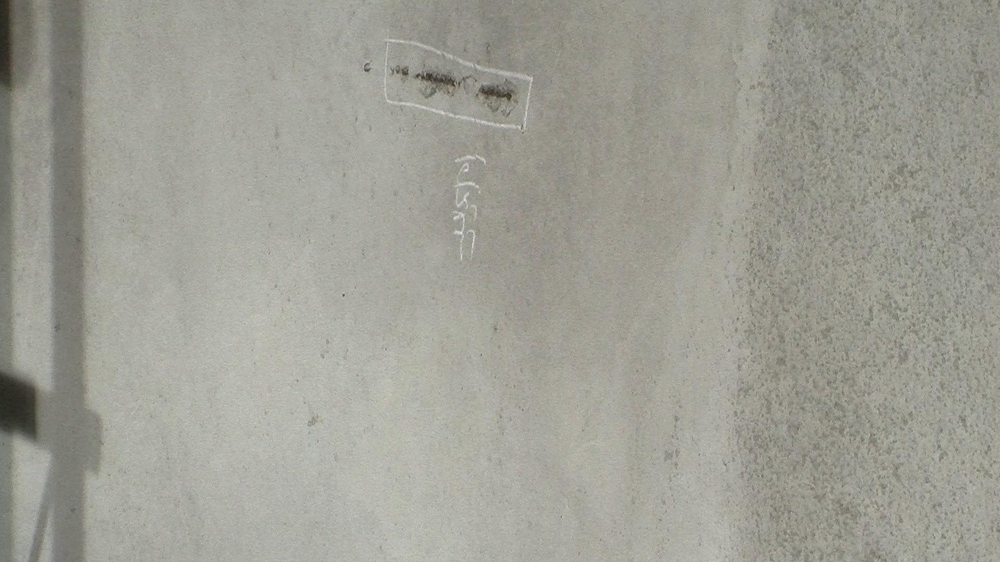
#> input picture eda/res/ex.jpg, 1000 x 562 px, shrunk from 1920 x 1080 before the run
$ python make_segmentation.py
#> lines starting #> are read from the running program, lines starting #| are printed output that depends on the picture; after the words box and inside, x2 and y2 are one past the last pixel; in counts of white or black regions, pixels touching at a corner belong together
import cv2
import numpy as np
import json

path_img = 'res/ex.jpg'
path_json = 'res/ex.json'

# read image
img = cv2.imread(path_img)
#> img is the input picture: shape (562, 1000, 3); mean B, G, R 149, 158.5, 158.6

# read json
with open(path_json) as f:
#> (reads eda/res/ex.json from the repository)
    data = json.load(f)

print(len(data['annotations']))
print(data['annotations'][0]['label'])
print(data['annotations'][0]['shape'])
print(data['annotations'][0]['points'])

for x,y in data['annotations'][0]['points']:
    print(x,y)


# create mask on image using x, y
mask = np.zeros(img.shape[:2], dtype=np.uint8)
points = np.array(data['annotations'][0]['points'])
cv2.fillPoly(mask, [points], (255,255,255))
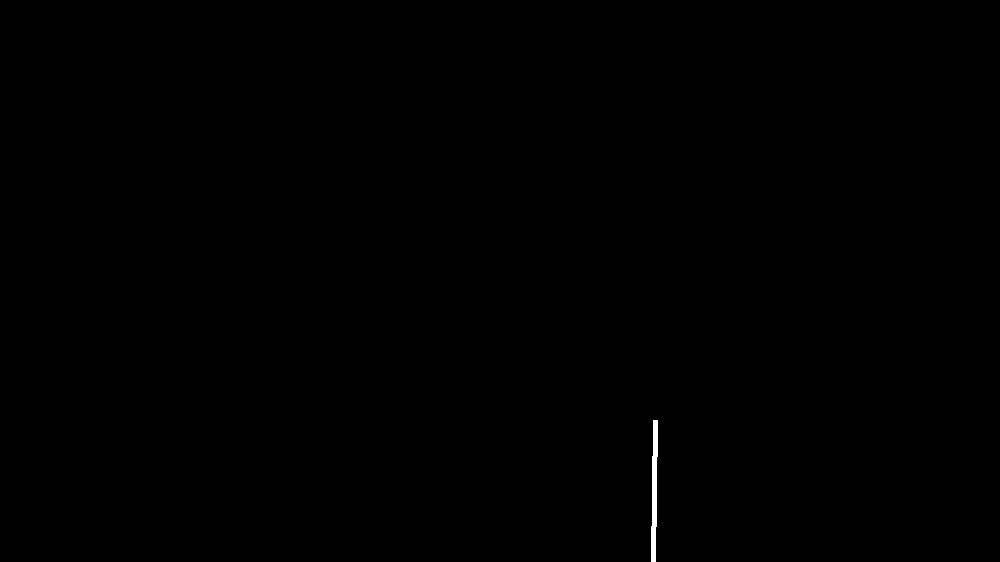
#> mask: shape (562, 1000); 0.13% white; 1 white region, box (x1, y1, x2, y2) and area: (651, 420, 658, 562) 712

# apply mask on image
result = cv2.bitwise_and(img, img, mask=mask)

# save result
cv2.imwrite('res/mask.jpg', mask)
